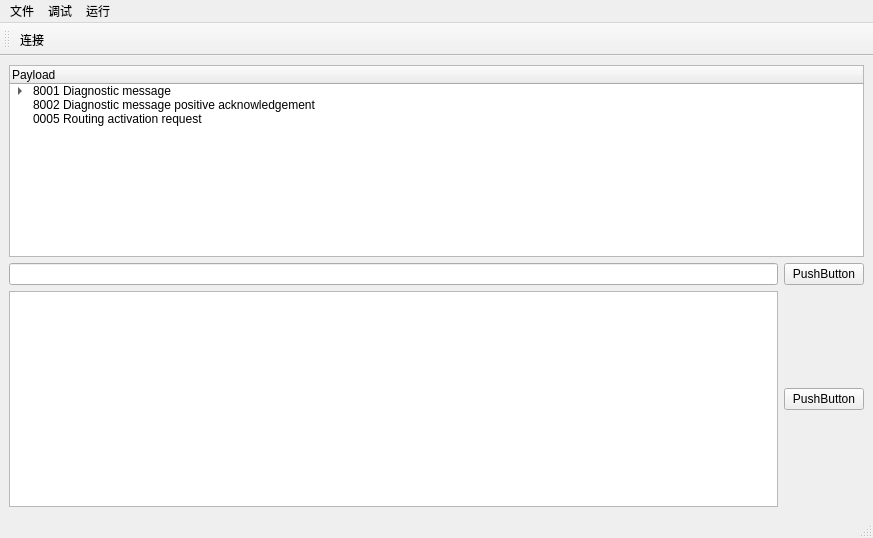
<?xml version="1.0" encoding="UTF-8"?>
<ui version="4.0">
 <class>MainWindow</class>
 <widget class="QMainWindow" name="MainWindow">
  <property name="geometry">
   <rect>
    <x>0</x>
    <y>0</y>
    <width>873</width>
    <height>538</height>
   </rect>
  </property>
  <property name="windowTitle">
   <string>MainWindow</string>
  </property>
  <widget class="QWidget" name="centralwidget">
   <layout class="QVBoxLayout" name="verticalLayout_2">
    <item>
     <layout class="QVBoxLayout" name="verticalLayout">
      <item>
       <widget class="QTreeWidget" name="treeWidget_doipConsole">
        <column>
         <property name="text">
          <string>Payload</string>
         </property>
        </column>
        <item>
         <property name="text">
          <string>8001 Diagnostic message</string>
         </property>
         <item>
          <property name="text">
           <string>19</string>
          </property>
         </item>
         <item>
          <property name="text">
           <string>22</string>
          </property>
         </item>
         <item>
          <property name="text">
           <string>2E</string>
          </property>
         </item>
         <item>
          <property name="text">
           <string>10</string>
          </property>
         </item>
         <item>
          <property name="text">
           <string>14</string>
          </property>
         </item>
         <item>
          <property name="text">
           <string>85</string>
          </property>
         </item>
         <item>
          <property name="text">
           <string>27</string>
          </property>
         </item>
         <item>
          <property name="text">
           <string>38</string>
          </property>
         </item>
         <item>
          <property name="text">
           <string>37</string>
          </property>
         </item>
         <item>
          <property name="text">
           <string>36</string>
          </property>
         </item>
        </item>
        <item>
         <property name="text">
          <string>8002 Diagnostic message positive acknowledgement</string>
         </property>
        </item>
        <item>
         <property name="text">
          <string>0005 Routing activation request</string>
         </property>
        </item>
       </widget>
      </item>
      <item>
       <layout class="QHBoxLayout" name="horizontalLayout_2">
        <item>
         <widget class="QLineEdit" name="lineEdit"/>
        </item>
        <item>
         <widget class="QPushButton" name="pushButton_send">
          <property name="text">
           <string>PushButton</string>
          </property>
         </widget>
        </item>
       </layout>
      </item>
     </layout>
    </item>
    <item>
     <layout class="QHBoxLayout" name="horizontalLayout">
      <item>
       <widget class="QTextBrowser" name="textBrowser"/>
      </item>
      <item>
       <widget class="QPushButton" name="pushButton">
        <property name="text">
         <string>PushButton</string>
        </property>
       </widget>
      </item>
     </layout>
    </item>
   </layout>
  </widget>
  <widget class="QMenuBar" name="menubar">
   <property name="geometry">
    <rect>
     <x>0</x>
     <y>0</y>
     <width>873</width>
     <height>17</height>
    </rect>
   </property>
   <widget class="QMenu" name="menu_file">
    <property name="title">
     <string>文件</string>
    </property>
    <addaction name="action_new"/>
    <addaction name="action_import"/>
    <addaction name="action_export"/>
    <addaction name="action_settings"/>
   </widget>
   <widget class="QMenu" name="menu_run">
    <property name="title">
     <string>运行</string>
    </property>
    <addaction name="action_ota"/>
    <addaction name="action_connect"/>
   </widget>
   <widget class="QMenu" name="menu_debug">
    <property name="title">
     <string>调试</string>
    </property>
   </widget>
   <addaction name="menu_file"/>
   <addaction name="menu_debug"/>
   <addaction name="menu_run"/>
  </widget>
  <widget class="QStatusBar" name="statusBar"/>
  <widget class="QToolBar" name="toolBar">
   <property name="windowTitle">
    <string>toolBar</string>
   </property>
   <attribute name="toolBarArea">
    <enum>TopToolBarArea</enum>
   </attribute>
   <attribute name="toolBarBreak">
    <bool>false</bool>
   </attribute>
   <addaction name="action_connect"/>
  </widget>
  <action name="action_ota">
   <property name="text">
    <string>OTA</string>
   </property>
  </action>
  <action name="action_new">
   <property name="text">
    <string>新建</string>
   </property>
  </action>
  <action name="action_import">
   <property name="text">
    <string>导入</string>
   </property>
  </action>
  <action name="action_export">
   <property name="text">
    <string>导出</string>
   </property>
  </action>
  <action name="action_settings">
   <property name="text">
    <string>设置</string>
   </property>
  </action>
  <action name="action_connect">
   <property name="text">
    <string>连接</string>
   </property>
  </action>
 </widget>
 <resources/>
 <connections/>
</ui>
